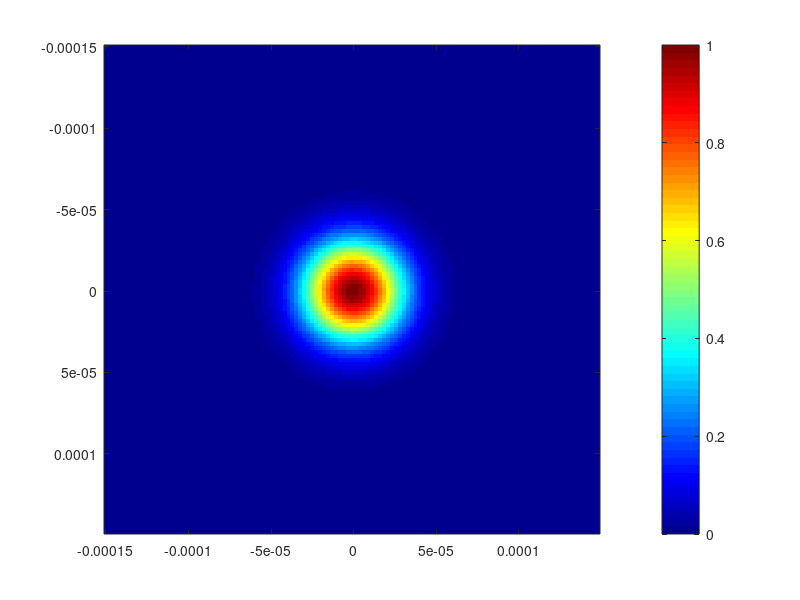
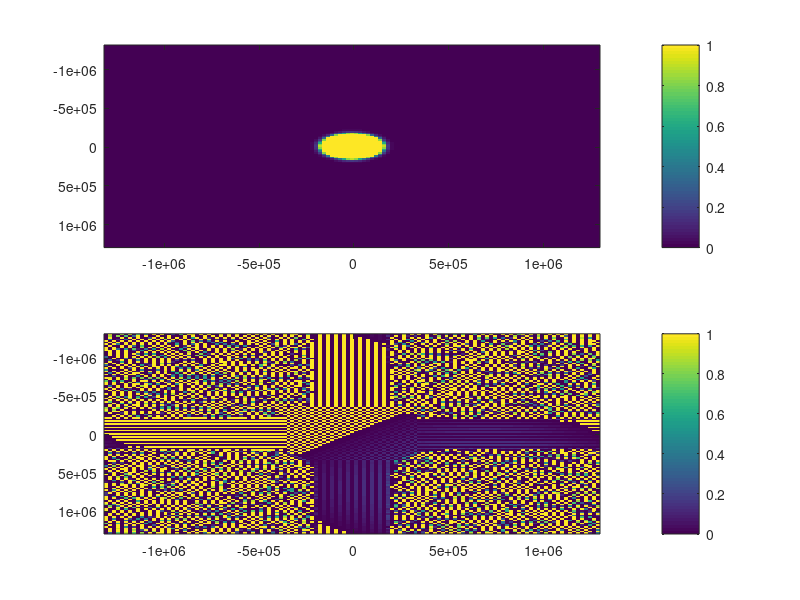
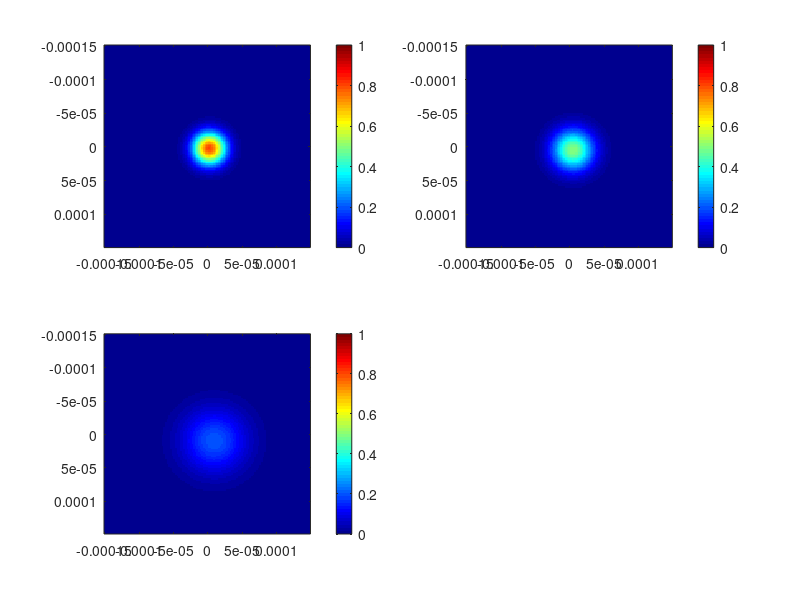

MATLAB code to generate these figures, in order:
%syms x y z;
%Inputs
lambda = 3.4e-6; % defined per group (Group 8)
wo = 30e-6; % defined per section (section 3)
k = 2*pi/lambda;
A = 1;
zo = pi*(wo^2)/lambda;
step = sqrt(2)*pi/k;
%x=linspace(-zo*5,zo*5,1000);
%y=linspace(-zo*5,zo*5,1000);
%z=linspace(-zo*1.5,zo*1.5,1000);
x = -wo*5:step:wo*5;
y = -wo*5:step:wo*5;
%Calculations

%k = [kx;ky;kz];
%r = [x;y;z];
%E = @(var) real(A.*exp(-1i.*var));
p = @(x,y) (x.^2+y.^2);
U = @(x,y) A.*exp(-p(x,y)/(wo^2));
%z = 0*wo;
[X,Y] = meshgrid(x,y);
%------------------------------------------
%Part 1
%------------------------------------------
figure(1)
imagesc(x,y,U(X,Y))
caxis([0 1]);
colorbar
colormap jet
%------------------------------------------
%Part 2
%------------------------------------------
figure(2)
subplot(2,1,1);
L = numel(x);
Ts = mean(diff(x));                                            
Fs = 1/step;                                                     
Fn = Fs/2;
xmax=mean(x);
ymax=mean(y);

Ukxky = fftshift(fft2(U(X,Y)));
%[FX,FY] = meshgrid(Fv,Fv);
kx = (-(length(Ukxky)/2):(length(Ukxky)/2)-1).*Fs./length(Ukxky);
kx=kx.*2*pi;
ky = (-(length(Ukxky)/2):(length(Ukxky)/2)-1).*Fs./length(Ukxky);
ky=ky.*2*pi;
imagesc(kx,ky,abs(Ukxky))
colorbar
caxis([0 1]);
subplot(2,1,2);
imagesc(kx,ky,angle(Ukxky))
colorbar
caxis([0 1]);
figure(3)
subplot(2,2,1);
[kxx,kyy] = meshgrid(kx,ky);
% kz = sqrt(k^2.-kxx.^2-kyy.^2);
kz = k - ((kxx.^2+kyy.^2)./(2*k));
U_z = @(z) abs(ifft2(ifftshift(Ukxky.*exp(-1i.*kz.*z))));
imagesc(x,y,(U_z(0.5*zo)).^2)

caxis([0 1]);
colorbar
subplot(2,2,2);
imagesc(x,y,(U_z(1*zo)).^2)
caxis([0 1]);
colorbar
subplot(2,2,3);
imagesc(x,y,(U_z(2*zo)).^2)
caxis([0 1]);
colorbar
colormap jet